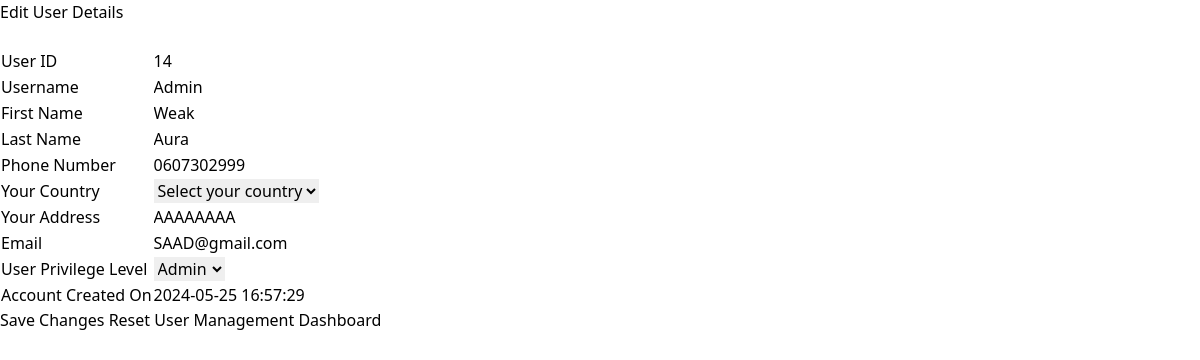
The page /User/User_Modify_Old.php?id=14 (signed in) on the database as committed earlier.
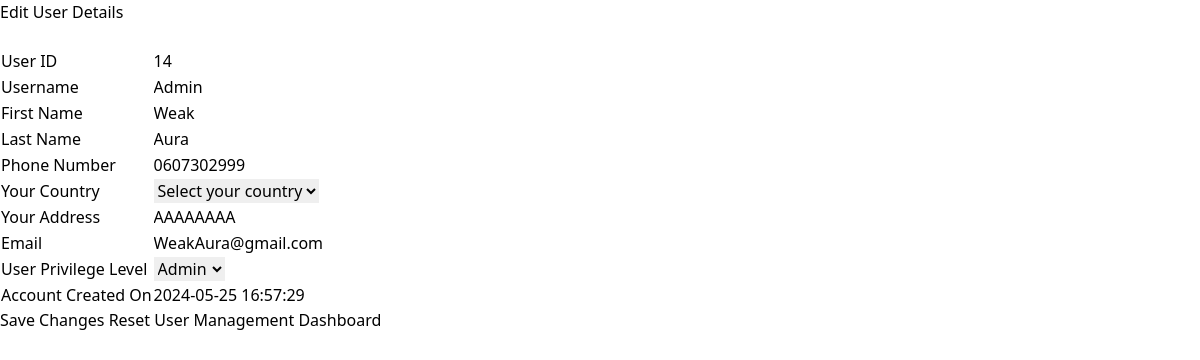
The same page on the database as committed later.
### tables this page shows
CREATE TABLE `users` (
  `User_ID` int NOT NULL AUTO_INCREMENT,
  `User_Username` varchar(255) DEFAULT NULL,
  `User_FirstName` varchar(255) DEFAULT NULL,
  `User_LastName` varchar(255) DEFAULT NULL,
  `User_Phone` varchar(255) DEFAULT NULL,
  `User_Country` varchar(255) DEFAULT NULL,
  `User_Address` varchar(255) DEFAULT NULL,
  `User_Email` varchar(255) DEFAULT NULL,
  `User_Password` varchar(255) DEFAULT NULL,
  `User_RegisterationDate` timestamp NULL DEFAULT CURRENT_TIMESTAMP,
  `User_Role` enum('Owner','Admin','Client') NOT NULL DEFAULT 'Client',
  PRIMARY KEY (`User_ID`),
  UNIQUE KEY `User_Username` (`User_Username`)
);

### User/User_Modify_Old.php (the view, shortened to what the changed rows need)
<!DOCTYPE html>
<html lang="en">
<head>
    <link href="../output.css" rel="stylesheet">
    <?php
    include_once ("../DB_Connexion.php");
    $userId = $_SESSION['User_ID'];
    $query = "SELECT User_Role FROM Users WHERE User_ID = :userId";
    $pdostmt = $connexion->prepare($query);
    $pdostmt->execute([':userId' => $userId]);
    if ($row = $pdostmt->fetch(PDO::FETCH_ASSOC)) {
        $userRole = $row['User_Role'];
    }
    if (isset($_GET['id']) && !empty($_GET['id'])) {
        $userId = $_GET['id'];
        $query = "SELECT * FROM Users WHERE User_ID = :userId";
        $pdostmt = $connexion->prepare($query);
        $pdostmt->execute([':userId' => $userId]);
        if ($ligne = $pdostmt->fetch(PDO::FETCH_ASSOC)) {
            $username = $ligne['User_Username'];
            $firstName = $ligne['User_FirstName'];
            $lastName = $ligne['User_LastName'];
            $phone = $ligne['User_Phone'];
            $address = $ligne['User_Address'];
            $email = $ligne['User_Email'];
            $userRole = $ligne['User_Role'];
            $registrationDate = $ligne['User_RegisterationDate'];
        } else {
            echo 'Error';
        }
    }
    ?>
</head>
<body>
    <h1>Edit User Details</h1><br>
    <form action="" method="POST">
        <table>
            <tr>
                <td>
                    <input class="formInput" type="text" name="User_Username" value="<?php echo $username ?>" required>
                </td>
            </tr>
            <tr>
                <td>
                    <input class="formInput" type="text" name="User_FirstName" value="<?php echo $firstName ?>"
                        required>
                </td>
            </tr>
            <tr>
                <td>
                    <input class="formInput" type="text" name="User_LastName" value="<?php echo $lastName ?>" required>
                </td>
            </tr>
            <tr>
                <td>
                    <input class="formInput" type="tel" name="User_Phone" pattern="^([0-9]{2}){4}[0-9]{2}$"
                        value="<?php echo $phone ?>">
                </td>
            </tr>
            <tr>
                <td>
                    <input class="formInput" type="text" name="User_Address" value="<?php echo $address ?>" required>
                </td>
            </tr>
            <tr>
                <td>
                    <input class="formInput" type="email" name="User_Email" value="<?php echo $email ?>" required>
                </td>
            </tr>
            <tr>
                <td>
                    <select name="User_Role" id="User_Role">
                        <?php
                        $roles = ['Client', 'Admin', 'Owner'];
                        foreach ($roles as $role) {
                            if ($userRole === $role) {
                                echo '<option selected>' . $role . '</option>';
                            } else {
                                echo '<option>' . $role . '</option>';
                            }
                        }
                        ?>
                    </select>
                </td>
            </tr>
            <tr>
                <td>
                    <span>
                        <?php echo $registrationDate ?>
                    </span>
                </td>
            </tr>
        </table>
    </form>
</body>
</html>
</html>

Rows that differ between the two databases and show on the page:
changed users "Admin": User_Email "SAAD@gmail.com" → "WeakAura@gmail.com"
